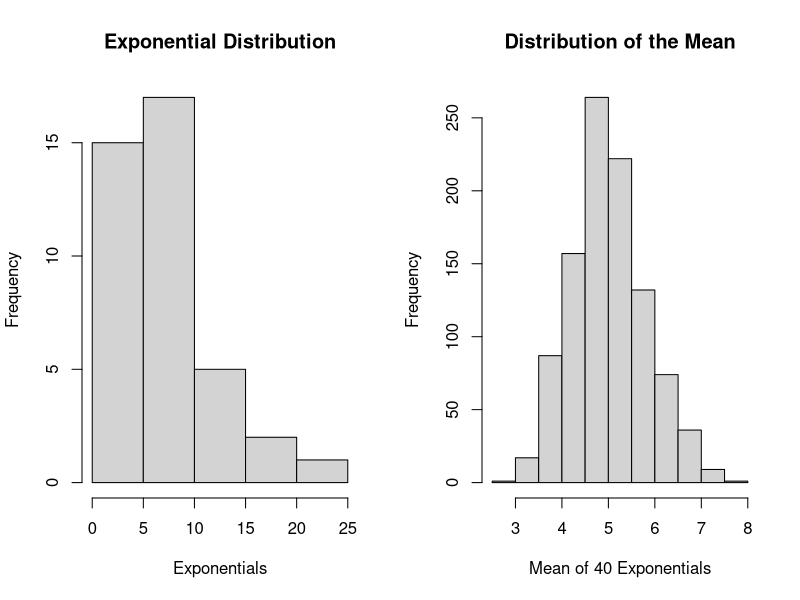
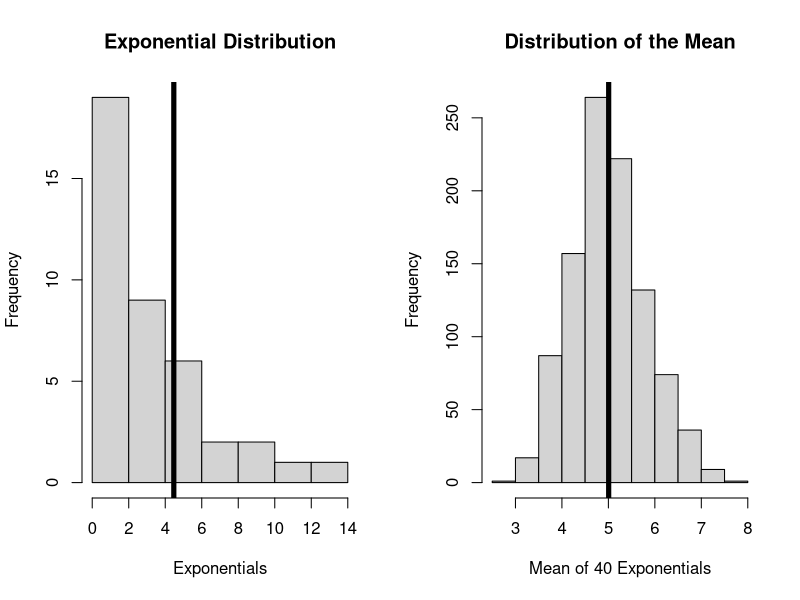
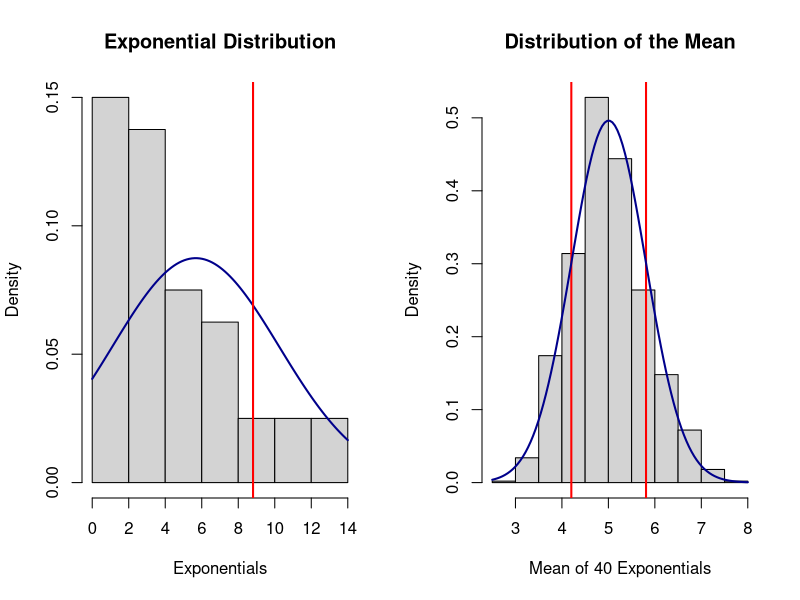
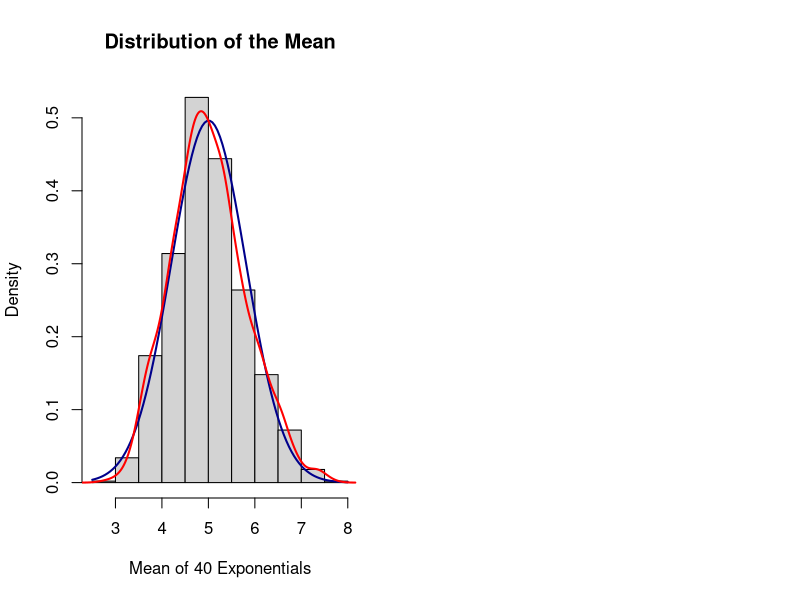

Source code (R) for these figures, in order:
## ---- chunk 1
knitr::opts_chunk$set(echo = FALSE)
## ---- chunk 2
par(mfrow=c(1,2))
hist(rexp(40,0.2), main="Exponential Distribution", xlab="Exponentials")
mns = NULL
for (i in 1 : 1000) mns = c(mns, mean(rexp(40,0.2)))
hist(mns, main = "Distribution of the Mean", xlab = "Mean of 40 Exponentials")
## ---- chunk 3
par(mfrow=c(1,2))
hist(rexp(40,0.2), main="Exponential Distribution", xlab="Exponentials")
abline(v=mean(rexp(40,0.2)), lty =1, lwd = 5)
hist(mns, main = "Distribution of the Mean", xlab = "Mean of 40 Exponentials")
abline(v=mean(mns), lty =1, lwd = 5)
## ---- chunk 4
par(mfrow=c(1,2))
hist(rexp(40,0.2), 
     main="Exponential Distribution", 
     xlab="Exponentials", 
     prob=TRUE)
curve(dnorm(x, mean=mean(rexp(40,0.2)), sd=sqrt(var(rexp(40,0.2)))),
          col="darkblue", lwd=2, add=TRUE, yaxt="n")
abline(v=mean(rexp(40,0.2)) + sqrt(var(rexp(40,0.2))), lwd=2, col="red")
abline(v=mean(rexp(40,0.2)) - sqrt(var(rexp(40,0.2))), lwd=2, col="red")
hist(mns, 
     main = "Distribution of the Mean", 
     xlab = "Mean of 40 Exponentials", 
     prob=TRUE)
abline(v=mean(mns) + sqrt(var(mns)), lwd=2, col="red")
abline(v=mean(mns) - sqrt(var(mns)), lwd=2, col="red")
curve(dnorm(x, mean=mean(mns), sd=sqrt(var(mns))), 
          col="darkblue", lwd=2, add=TRUE, yaxt="n")
## ---- chunk 5
hist(mns, 
     main = "Distribution of the Mean", 
     xlab = "Mean of 40 Exponentials", 
     prob=TRUE)
curve(dnorm(x, mean=mean(mns), sd=sqrt(var(mns))), 
          col="darkblue", lwd=2, add=TRUE, yaxt="n")
lines(density(mns), lwd=2, col="red")   
